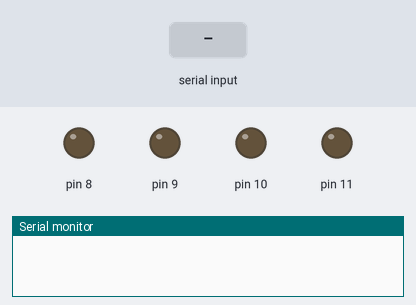
Bench run of a sketch on a simulated Arduino Uno, built with avr-gcc and run on an emulated ATmega328P. Shown: output pins drawn as LEDs (lit = HIGH), the last lines printed to the serial monitor. The inputs (shaded band) are chosen by the test bench.

Above: at 1.2 s.
1.3 s: "8" received over Serial
At 2.1 s:
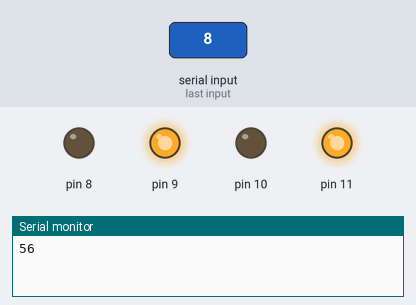
2.8 s: "2" received over Serial
At 3.3 s:
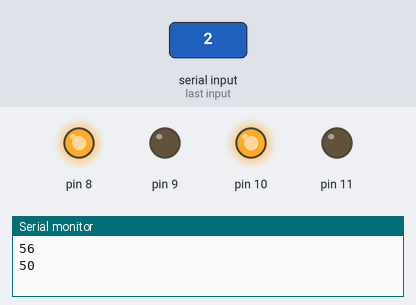
4.3 s: "4" received over Serial
At 5.5 s:
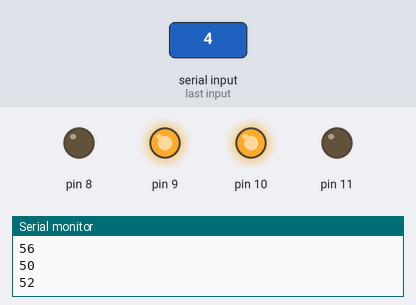
5.8 s: "6" received over Serial
At 6.8 s:
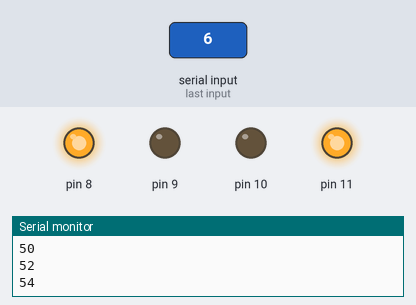
7.3 s: "5" received over Serial
At 7.9 s:
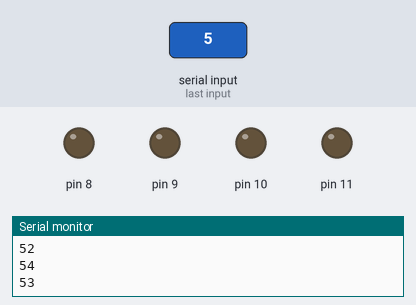
Timing chart, 0 to 9.8 s (numbered marks = the images above; inputs shaded):
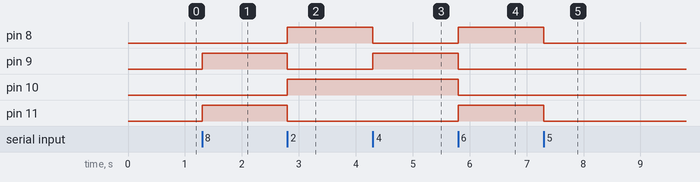

Measured:
- after the input at 1.3 s, pin 9, pin 11: LOW → HIGH at once
- after the input at 2.8 s, pin 8, pin 10: LOW → HIGH at once; pin 9, pin 11: HIGH → LOW at once
- after the input at 4.3 s, pin 8: HIGH → LOW at once; pin 9: LOW → HIGH at once
- after the input at 5.8 s, pin 8, pin 11: LOW → HIGH at once; pin 9, pin 10: HIGH → LOW at once
- after the input at 7.3 s, pin 8, pin 11: HIGH → LOW at once

The sketch:

Bluetooth_Bot.ino
```cpp
int BluetoothData;
void setup() {

  Serial.begin(9600);
  pinMode(8, OUTPUT);
  pinMode(9, OUTPUT);
  pinMode(10, OUTPUT);
  pinMode(11, OUTPUT);
}

void loop() {

  if(Serial.available()){

        BluetoothData = Serial.read();
        Serial.println(BluetoothData);

      if(BluetoothData == 56){
        //for backwards movement
            digitalWrite(8,LOW);
            digitalWrite(9,HIGH);
            digitalWrite(10,LOW);
            digitalWrite(11,HIGH);
            delay(110);
        }

      if(BluetoothData == 50){
        //for forward movement
            digitalWrite(8,HIGH);
            digitalWrite(9,LOW);
            digitalWrite(10,HIGH);
            digitalWrite(11,LOW);
            delay(110);
        }

      if(BluetoothData == 52){
        //for left movement
            digitalWrite(8,LOW);
            digitalWrite(9,HIGH);
            digitalWrite(10,HIGH);
            digitalWrite(11,LOW);
            delay(110);
        }

      if(BluetoothData == 54){
        //for right movement
            digitalWrite(8,HIGH);
            digitalWrite(9,LOW);
            digitalWrite(10,LOW);
            digitalWrite(11,HIGH);
            delay(110);
        }

       if(BluetoothData == 53){
        //Stop
            digitalWrite(8,LOW);
            digitalWrite(9,LOW);
            digitalWrite(10,LOW);
            digitalWrite(11,LOW);
            delay(110);
        }
    }

}
```
